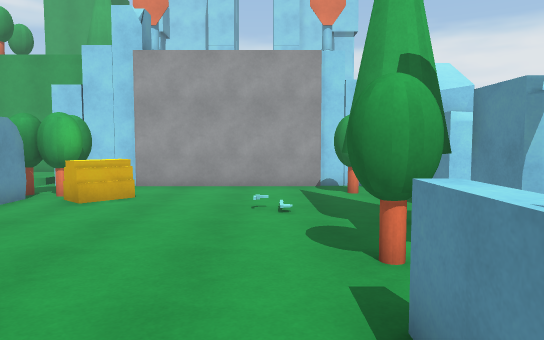
View 1 (above)

12 first-person views from a walk through a scene from a Unity 3-D project. The camera is 1.5 m above the floor, tilts 4° down and sees 70° across. The floor is counted in squares, 1 m on a side. Each view is taken from the middle of a square. On the plan, view 1 faces up. The plan holds only what a view shows up to about 17 squares ahead; the rest is blank. The place goes on beyond the plan. The player is left out. Door leaves are left out, so doorways stand open.

View 2
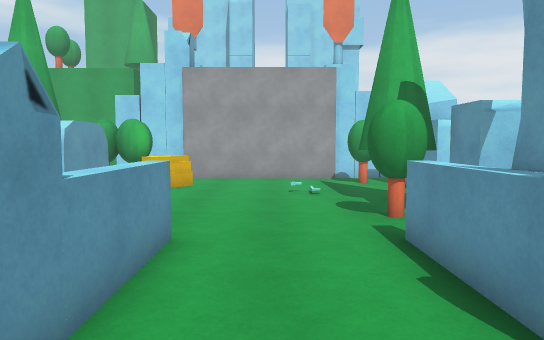

View 3
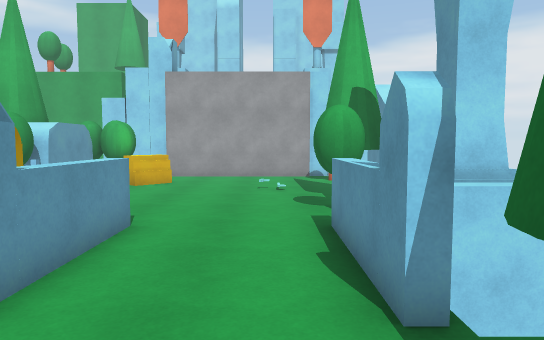

View 4
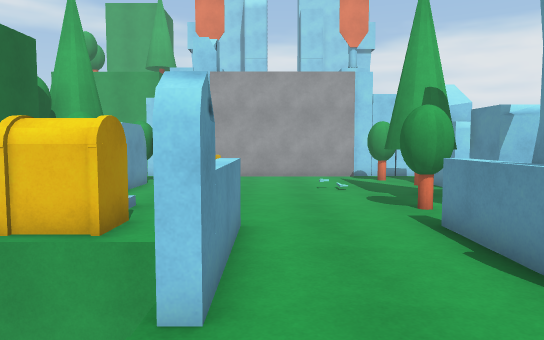

View 5
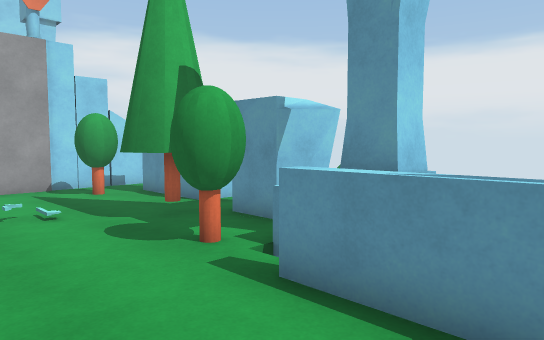

View 6
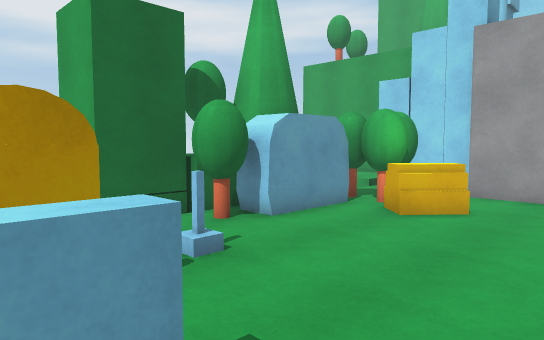

View 7
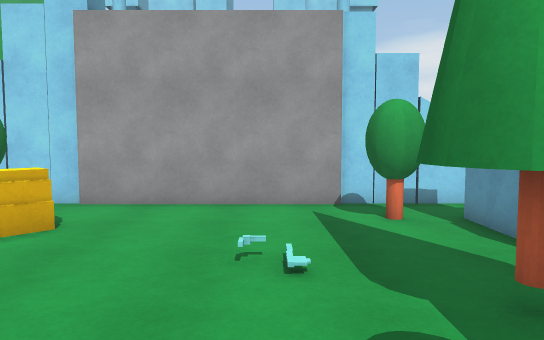

View 8
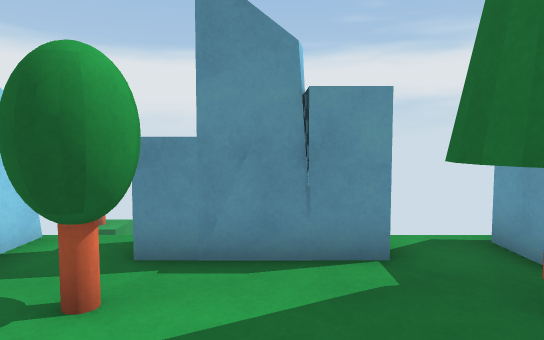

View 9
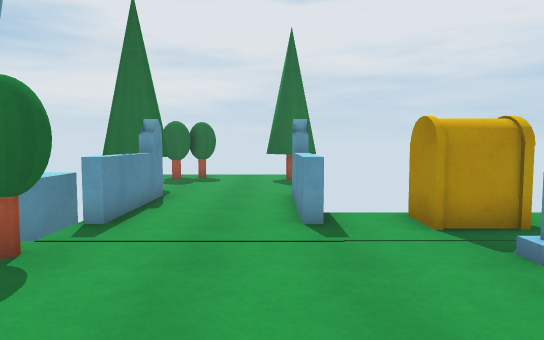

View 10
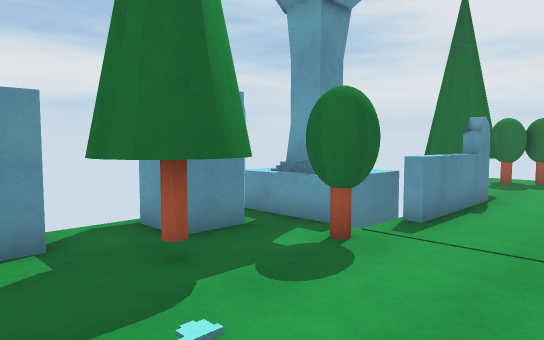

View 11
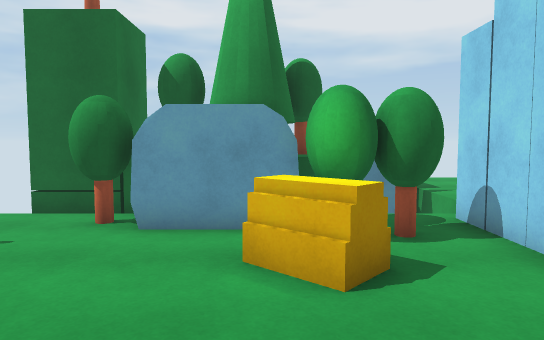

View 12
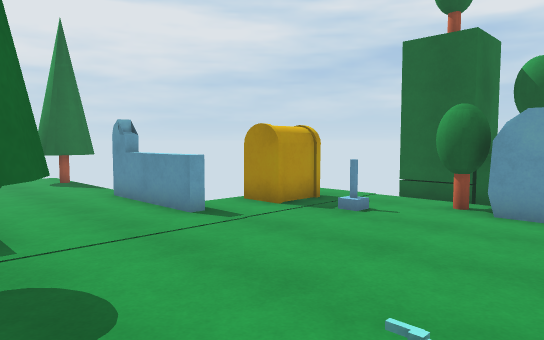

### Floor plan
Key: @ floor where view 1 was taken; # wall or solid block; x gap in a wall; . floor; D open door; = window, fence, low wall or low ledge; ^ raised ledge; O other object.
Columns run from 8 left of view 1 to 5 right of it. Each row starts with its distance up from view 1.
 14   ############
 13   #...........
 12   #.......###x
 11  ##OO.....###
 10 ##.O........#
  9 ##..........#
  8  #........OO#
  7 ##.......OOO#
  6 ##..........##
  5 #.O......##.##
  4  .........^^^^
  3  .##.....#^^^
  2   ## =...=^^^
  1      =...=
  0      #..@#
 -1      xDDDDOO
 -2       ...OOO
 -3       ....
 -4       .....
 -5     OOO....
 -6      OO..##
 -7       ...#

Where each view was taken, in squares from view 1:
view 1: 0 up, 0 right, facing up
view 2: 3 down, 1 left, facing up
view 3: 4 down, 0 right, facing up
view 4: 4 down, 2 left, facing up
view 5: 0 up, 2 left, facing up-right
view 6: 2 up, 1 left, facing up-left
view 7: 4 up, 0 right, facing up
view 8: 10 up, 1 left, facing right
view 9: 10 up, 2 left, facing down
view 10: 10 up, 2 left, facing down-right
view 11: 10 up, 0 right, facing left
view 12: 10 up, 2 right, facing down-left
